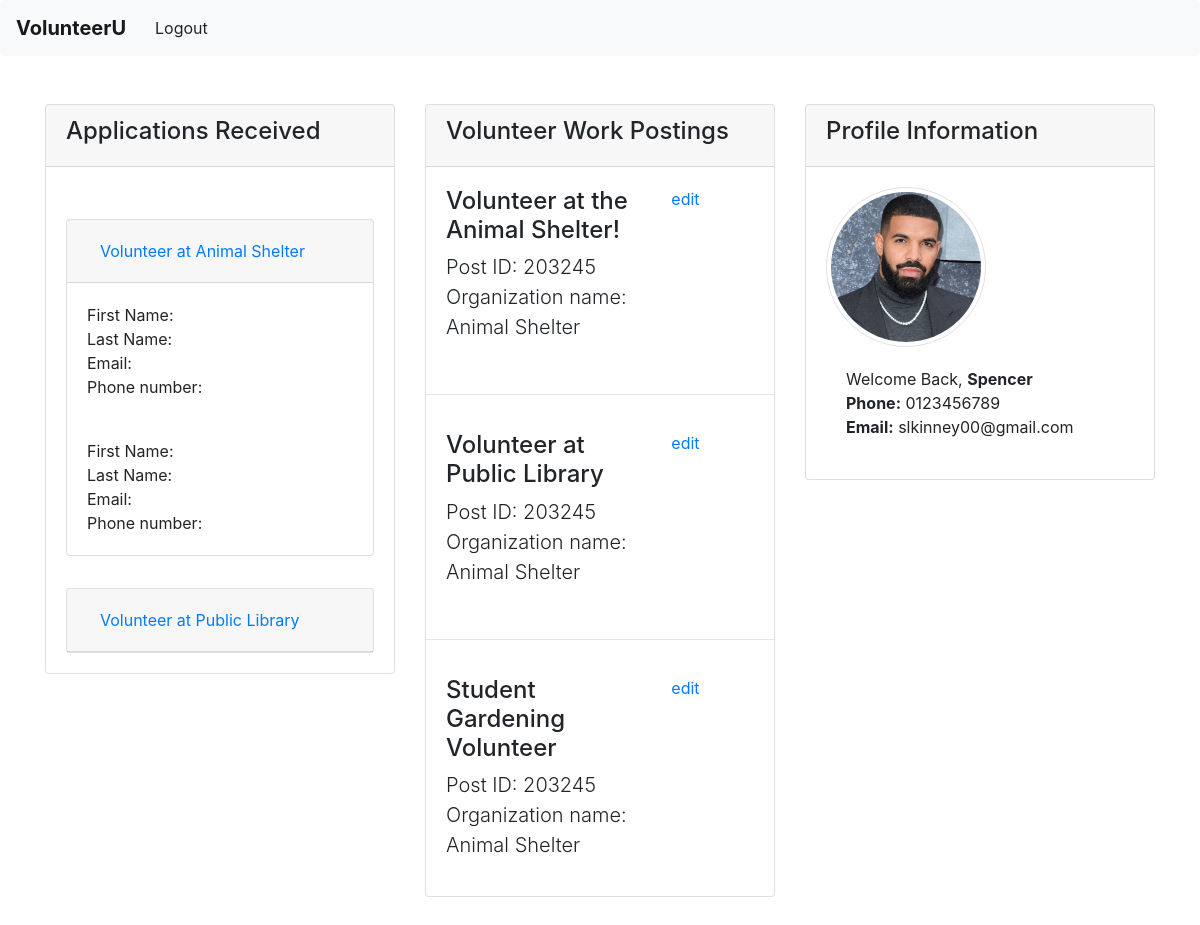
Page /dashboard (signed in) on the committed database.
### website/models.py (models this page shows, shortened)
class Profile(AbstractUser):
    email=models.CharField(primary_key=True,max_length=155)
    phone_number=models.CharField(max_length=10)
    university = models.ManyToManyField(University)
    profile_picture = models.ImageField(upload_to='pictures/')
    REQUIRED_FIELDS=['email', 'phone_number', 'first_name', 'last_name', 'university', 'profile_picture',]

### website/views.py (the view)
# urls.py: path('dashboard', views.dashboard),
def dashboard(request):
    current_user = request.user
    if current_user.is_authenticated:
        return render(request, "dashboard.html")
    else:
        return redirect(loginUser)

### templates/dashboard.html (shortened to what this page needs)
{% extends "base_logout.html" %} {% block content %}
<div class="row">
  <div class="col-md-4">
    <div class="card">
      <div class="card-header">
        <h4>Applications Received</h4>
      </div>
      <div class="card-body">
        <div id="accordion">
          <div class="card">
            <div class="card-header" id="headingOne">
              <h5 class="mb-0">
                <button
                  class="btn btn-link"
                  data-toggle="collapse"
                  data-target="#collapseOne"
                  aria-expanded="true"
                  aria-controls="collapseOne"
                >
                  Volunteer at Animal Shelter
                </button>
              </h5>
            </div>
            <div
              id="collapseOne"
              class="collapse show"
              aria-labelledby="headingOne"
              data-parent="#accordion"
            >
              <div class="card-body">
                First Name: <br />
                Last Name: <br />
                Email:<br />
                Phone number:
              </div>
              <div class="card-body">
                First Name:<br />
                Last Name:<br />
                Email:<br />
                Phone number:
              </div>
            </div>
          </div>
          <div class="card">
            <div class="card-header" id="headingTwo">
              <h5 class="mb-0">
                <button
                  class="btn btn-link collapsed"
                  data-toggle="collapse"
                  data-target="#collapseTwo"
                  aria-expanded="false"
                  aria-controls="collapseTwo"
                >
                  Volunteer at Public Library
                </button>
              </h5>
            </div>
          </div>
        </div>
      </div>
    </div>
  </div>
  <div class="col-md-4">
    <div class="card">
      <div class="card-header">
        <h4>Volunteer Work Postings</h4>
      </div>
      <div class="card-body">
        <div class="row">
          <div class="col-md-8">
            <h4>Volunteer at the Animal Shelter!</h4>
            <p class="lead">
              Post ID: 203245 <br />
              Organization name: Animal Shelter
            </p>
          </div>
          <div class="col-md-4">
            <a href="/dashboard/edit">edit</a>
          </div>
        </div>
      </div>
      <hr />
      <div class="card-body">
        <div class="row">
          <div class="col-md-8">
            <h4>Volunteer at Public Library</h4>
            <p class="lead">
              Post ID: 203245 <br />
              Organization name: Animal Shelter
            </p>
          </div>
          <div class="col-md-4">
            <a href="/dashboard/edit">edit</a>
          </div>
        </div>
      </div>
      <hr/>
      <div class="card-body">
        <div class="row">
          <div class="col-md-8">
            <h4>Student Gardening Volunteer</h4>
            <p class="lead">
              Post ID: 203245 <br />
              Organization name: Animal Shelter
            </p>
          </div>
          <div class="col-md-4">
            <a href="/dashboard/edit">edit</a>
          </div>
        </div>
      </div>
    </div>
  </div>
  <div class="col-md-4">
    <div class="card">
      <div class="card-header">
        <h4>Profile Information</h4>
      </div>
      <div class="card-body">
        {% if user.profile_picture %}
        <img
          class="card-img img-fluid img-thumbnail top rounded-corners"
          src="{{ user.profile_picture.url }}"
          alt="Elon Musk"
        />
        {% endif %}
        <div class="card-body">
          <p class="card-text">
            Welcome Back, <b>{{ user.first_name }}</b><br />
            <b>Phone:</b> {{user.phone_number}} <br />
            <b>Email:</b> {{ user.email }}
          </p>
        </div>
      </div>
    </div>
  </div>
  {% endblock %}

### static/css/style.css (style rules this page uses)
img { margin-right: 0.5em; display: flex; }
img.rounded-corners { border-radius: 5em; width: 10em; height: 10em; }
.card { margin-top: 2em; display: flex; }

### rows in the picture
Profile: profile_picture (picture), first_name "Spencer", phone_number "0123456789", email "slkinney00@gmail.com"
